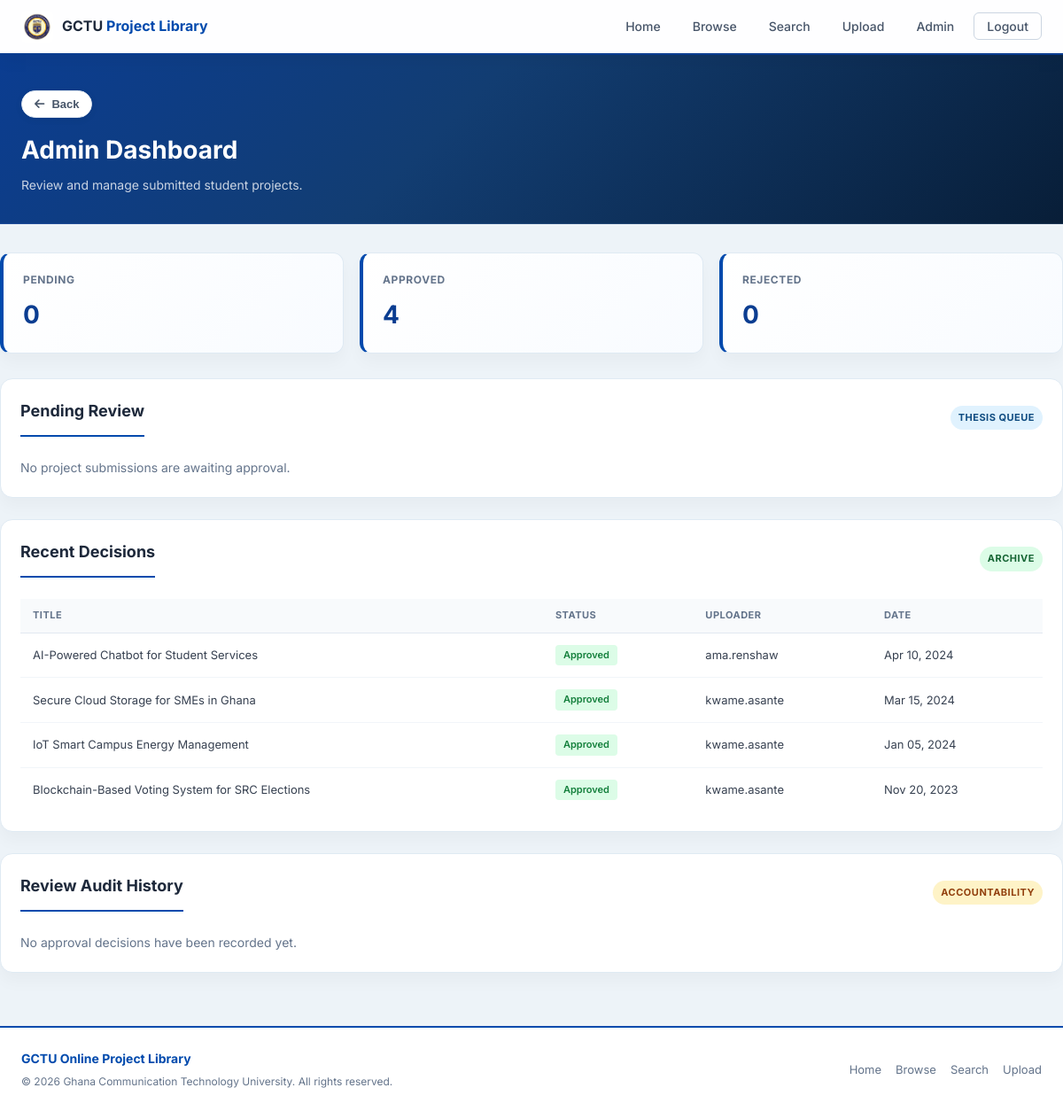
Page /admin/dashboard.php (signed in) on the committed database.
### tables this page shows
CREATE TABLE projects (
    project_id INT AUTO_INCREMENT PRIMARY KEY,
    title VARCHAR(255) NOT NULL,
    abstract TEXT NOT NULL,
    keywords VARCHAR(255),
    category_id INT,
    department_id INT,
    file_path VARCHAR(255),
    upload_date DATE NOT NULL,
    uploader_id INT,
    approval_status ENUM('pending', 'approved', 'rejected') DEFAULT 'pending',
    view_count INT DEFAULT 0,
    FOREIGN KEY (category_id) REFERENCES categories(category_id) ON DELETE SET NULL,
    FOREIGN KEY (department_id) REFERENCES departments(department_id) ON DELETE SET NULL,
    FOREIGN KEY (uploader_id) REFERENCES users(user_id) ON DELETE SET NULL
);

CREATE TABLE users (
    user_id INT AUTO_INCREMENT PRIMARY KEY,
    username VARCHAR(50) NOT NULL UNIQUE,
    password_hash VARCHAR(255) NOT NULL,
    email VARCHAR(100) NOT NULL UNIQUE,
    role ENUM('student', 'lecturer', 'admin') DEFAULT 'student',
    department_id INT,
    status ENUM('active', 'suspended') DEFAULT 'active',
    created_at TIMESTAMP DEFAULT CURRENT_TIMESTAMP,
    FOREIGN KEY (department_id) REFERENCES departments(department_id) ON DELETE SET NULL
);

### admin/dashboard.php (called while the page is built)
<?php
require_once __DIR__ . '/../app/bootstrap.php';
$controller = new App\Controllers\AdminController();
$controller->dashboard($pdo);

### app/Controllers/AdminController.php (the view, shortened to what this page needs)
<?php
class AdminController
{
    public function dashboard($pdo): void
    {
        $pendingProjects = $pdo->query(
            "SELECT p.*, d.department_name, c.category_name, u.username AS uploader_name
             FROM projects p
             LEFT JOIN departments d ON p.department_id = d.department_id
             LEFT JOIN categories c ON p.category_id = c.category_id
             LEFT JOIN users u ON p.uploader_id = u.user_id
             WHERE p.approval_status = 'pending'
             ORDER BY p.upload_date DESC"
        )->fetchAll();
        $reviewedProjects = $pdo->query(
            "SELECT p.*, d.department_name, c.category_name, u.username AS uploader_name
             FROM projects p
             LEFT JOIN departments d ON p.department_id = d.department_id
             LEFT JOIN categories c ON p.category_id = c.category_id
             LEFT JOIN users u ON p.uploader_id = u.user_id
             WHERE p.approval_status IN ('approved', 'rejected')
             ORDER BY p.upload_date DESC LIMIT 10"
        )->fetchAll();
        $auditHistory = $pdo->query(
            "SELECT r.created_at, r.action, p.title, u.username AS admin_name
             FROM review_audit_logs r
             JOIN projects p ON p.project_id = r.project_id
             JOIN users u ON u.user_id = r.admin_id
             ORDER BY r.created_at DESC LIMIT 20"
        )->fetchAll();
        $stats = [
            'pending' => count($pendingProjects),
            'approved' => (int) $pdo->query("SELECT COUNT(*) FROM projects WHERE approval_status = 'approved'")->fetchColumn(),
            'rejected' => (int) $pdo->query("SELECT COUNT(*) FROM projects WHERE approval_status = 'rejected'")->fetchColumn(),
        ];
        require_once __DIR__ . '/../../includes/header.php';
        ?>
        <div class="page-banner">
            <div class="container">
                <div style="margin-bottom:14px;">
                    <button type="button" class="back-button secondary" onclick="goBackSafely();"><i class="fas fa-arrow-left"></i> Back</button>
                </div>
                <h1>Admin Dashboard</h1>
                <p>Review and manage submitted student projects.</p>
            </div>
        </div>
        <div class="container admin-shell">
            <div class="admin-grid">
                <div class="stat-box">
                    <h3>Pending</h3>
                    <div class="value"><?php echo $stats['pending']; ?></div>
                </div>
                <div class="stat-box">
                    <h3>Approved</h3>
                    <div class="value"><?php echo $stats['approved']; ?></div>
                </div>
                <div class="stat-box">
                    <h3>Rejected</h3>
                    <div class="value"><?php echo $stats['rejected']; ?></div>
                </div>
            </div>
            <div class="admin-card mb-3">
                <div class="flex-between mb-3" style="gap:12px; flex-wrap:wrap;">
                    <div class="section-title" style="margin-bottom:0;">Pending Review</div>
                    <span class="thesis-badge">Thesis Queue</span>
                </div>
                <?php if (empty($pendingProjects)): ?>
                    <p class="text-muted">No project submissions are awaiting approval.</p>
                <?php endif; ?>
            </div>
            <div class="admin-card">
                <div class="flex-between mb-3" style="gap:12px; flex-wrap:wrap;">
                    <div class="section-title" style="margin-bottom:0;">Recent Decisions</div>
                    <span class="thesis-badge" style="background:#dcfce7; color:#166534;">Archive</span>
                </div>
                <?php if (empty($reviewedProjects)): ?>
                    <p class="text-muted">No recent decisions yet.</p>
                <?php else: ?>
                    <div class="table-wrap">
                        <table class="table">
                            <thead>
                                <tr>
                                    <th>Title</th>
                                    <th>Status</th>
                                    <th>Uploader</th>
                                    <th>Date</th>
                                </tr>
                            </thead>
                            <tbody>
                                <?php foreach ($reviewedProjects as $project): ?>
                                    <tr>
                                        <td><?php echo htmlspecialchars($project['title']); ?></td>
                                        <td>
                                            <span class="badge <?php echo $project['approval_status'] === 'approved' ? 'badge-green' : 'badge-red'; ?>"><?php echo ucfirst($project['approval_status']); ?></span>
                                        </td>
                                        <td><?php echo htmlspecialchars($project['uploader_name'] ?? 'Unknown'); ?></td>
                                        <td><?php echo htmlspecialchars(date('M d, Y', strtotime($project['upload_date']))); ?></td>
                                    </tr>
                                <?php endforeach; ?>
                            </tbody>
                        </table>
                    </div>
                <?php endif; ?>
            </div>
            <div class="admin-card" style="margin-top:24px;">
                <div class="flex-between mb-3" style="gap:12px; flex-wrap:wrap;">
                    <div class="section-title" style="margin-bottom:0;">Review Audit History</div>
                    <span class="thesis-badge" style="background:#fef3c7; color:#92400e;">Accountability</span>
                </div>
                <?php if (empty($auditHistory)): ?>
                    <p class="text-muted">No approval decisions have been recorded yet.</p>
                <?php endif; ?>
            </div>
        </div>
        <?php
        require_once __DIR__ . '/../../includes/footer.php';
    }
}

### includes/header.php (style rules this page uses)
* { box-sizing: border-box; margin: 0; padding: 0; }
body { font-family: 'Inter', sans-serif; background: #edf3f8; color: #1e293b; font-size: 14px; line-height: 1.6; }
.container { max-width: 1200px; margin: 0 auto; padding: 0 24px; }
.page-banner { background: linear-gradient(135deg, #0b3d91 0%, #123d72 42%, #081e38 100%); padding: 40px 0 32px; border-bottom: 1px solid rgba(255,255,255,0.08); }
.page-banner h1 { font-size: 28px; font-weight: 700; color: #fff; }
.page-banner p { color: rgba(255,255,255,0.78); margin-top: 6px; font-size: 14px; }
.back-button { display: inline-flex; align-items: center; gap: 8px; padding: 8px 14px; border: 1px solid rgba(255,255,255,0.35); border-radius: 999px; background: rgba(255,255,255,0.08); color: #fff; font-size: 13px; font-weight: 600; line-height: 1; cursor: pointer; transition: background 0.2s ease, transform 0.2s ease, border-color 0.2s ease; text-decoration: none; }
.back-button.secondary { background: #fff; border-color: #dfe7f1; color: #475569; box-shadow: 0 2px 8px rgba(15, 23, 42, 0.06); }
.badge { display: inline-block; font-size: 11px; font-weight: 600; padding: 3px 9px; border-radius: 4px; }
.badge-green { background: #dcfce7; color: #15803d; }
.table { width: 100%; border-collapse: collapse; font-size: 13px; }
.table th { text-align: left; padding: 10px 14px; font-size: 11px; font-weight: 700; letter-spacing: 0.5px; text-transform: uppercase; color: #64748b; background: #f8fafc; border-bottom: 1px solid #e2e8f0; }
.table td { padding: 13px 14px; border-bottom: 1px solid #f1f5f9; color: #374151; vertical-align: middle; }
.table tr:last-child td { border-bottom: none; }
.flex-between { display: flex; align-items: center; justify-content: space-between; }
.mb-3 { margin-bottom: 24px; }
.text-muted { color: #64748b; }
.section-title { font-size: 18px; font-weight: 700; color: #1e293b; padding-bottom: 12px; border-bottom: 2px solid #004AAD; margin-bottom: 20px; display: inline-block; }

### app/Controllers/AdminController.php (style rules this page uses)
.admin-shell { padding: 32px 0 60px; }
.admin-grid { display: grid; grid-template-columns: repeat(3, minmax(180px, 1fr)); gap: 18px; margin-bottom: 28px; }
.stat-box { background: linear-gradient(135deg, #ffffff 0%, #f8fbff 100%); border: 1px solid #dfeaf3; border-left: 4px solid #004AAD; border-radius: 12px; padding: 20px 22px; box-shadow: 0 10px 18px rgba(15, 23, 42, 0.03); }
.stat-box h3 { font-size: 12px; color: #64748b; text-transform: uppercase; letter-spacing: 0.6px; }
.stat-box .value { font-size: 28px; font-weight: 700; color: #0b3d91; margin-top: 8px; }
.admin-card { background: #fff; border: 1px solid #dfeaf3; border-radius: 14px; padding: 22px; box-shadow: 0 10px 18px rgba(15, 23, 42, 0.03); }
.table-wrap { overflow-x: auto; }
.thesis-badge { display: inline-block; background: #e0f2fe; color: #0f4c81; padding: 5px 9px; border-radius: 999px; font-size: 11px; font-weight: 700; letter-spacing: 0.5px; text-transform: uppercase; }

### rows in the picture
projects: title "AI-Powered Chatbot for Student Services", approval_status "Approved", uploader.username "ama.renshaw", upload_date "Apr 10, 2024"
projects: title "Secure Cloud Storage for SMEs in Ghana", approval_status "Approved", uploader.username "kwame.asante", upload_date "Mar 15, 2024"
projects: title "IoT Smart Campus Energy Management", approval_status "Approved", uploader.username "kwame.asante", upload_date "Jan 05, 2024"
projects: title "Blockchain-Based Voting System for SRC Elections", approval_status "Approved", uploader.username "kwame.asante", upload_date "Nov 20, 2023"

### other values in the picture
$stats['pending'] "0"
$stats['approved'] "4"
$stats['rejected'] "0"
